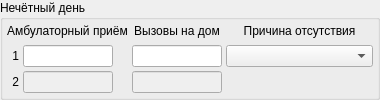
    <widget class="QGroupBox" name="grbOnePlan">
     <property name="title">
      <string>Нечётный день</string>
     </property>
     <layout class="QGridLayout" name="gridLayout_6">
      <property name="margin">
       <number>4</number>
      </property>
      <property name="spacing">
       <number>4</number>
      </property>
      <item row="0" column="0" colspan="3">
       <widget class="QLabel" name="lblAmb">
        <property name="text">
         <string>Амбулаторный приём</string>
        </property>
        <property name="alignment">
         <set>Qt::AlignHCenter|Qt::AlignTop</set>
        </property>
        <property name="wordWrap">
         <bool>true</bool>
        </property>
       </widget>
      </item>
      <item row="0" column="3">
       <widget class="QLabel" name="lblHome">
        <property name="text">
         <string>Вызовы на дом</string>
        </property>
        <property name="alignment">
         <set>Qt::AlignHCenter|Qt::AlignTop</set>
        </property>
        <property name="wordWrap">
         <bool>true</bool>
        </property>
       </widget>
      </item>
      <item row="0" column="5">
       <widget class="QLabel" name="lblReasonOfAbsence1">
        <property name="text">
         <string>Причина отсутствия</string>
        </property>
        <property name="alignment">
         <set>Qt::AlignHCenter|Qt::AlignTop</set>
        </property>
       </widget>
      </item>
      <item row="1" column="0">
       <widget class="QLabel" name="label_1">
        <property name="text">
         <string>1</string>
        </property>
        <property name="alignment">
         <set>Qt::AlignRight|Qt::AlignTrailing|Qt::AlignVCenter</set>
        </property>
       </widget>
      </item>
      <item row="1" column="1">
       <widget class="CTimeRangeEdit" name="edtAmbTimeRange1">
        <property name="sizePolicy">
         <sizepolicy hsizetype="Minimum" vsizetype="Fixed">
          <horstretch>0</horstretch>
          <verstretch>0</verstretch>
         </sizepolicy>
        </property>
        <property name="maximumSize">
         <size>
          <width>90</width>
          <height>16777215</height>
         </size>
        </property>
        <property name="maxLength">
         <number>13</number>
        </property>
       </widget>
      </item>
      <item row="1" column="3">
       <widget class="CTimeRangeEdit" name="edtHomeTimeRange1">
        <property name="sizePolicy">
         <sizepolicy hsizetype="Minimum" vsizetype="Fixed">
          <horstretch>0</horstretch>
          <verstretch>0</verstretch>
         </sizepolicy>
        </property>
        <property name="maximumSize">
         <size>
          <width>90</width>
          <height>16777215</height>
         </size>
        </property>
        <property name="maxLength">
         <number>13</number>
        </property>
       </widget>
      </item>
      <item row="1" column="5">
       <widget class="CRBComboBox" name="cmbReasonOfAbsence1">
        <property name="sizePolicy">
         <sizepolicy hsizetype="Expanding" vsizetype="Fixed">
          <horstretch>0</horstretch>
          <verstretch>0</verstretch>
         </sizepolicy>
        </property>
       </widget>
      </item>
      <item row="2" column="0">
       <widget class="QLabel" name="label_2">
        <property name="text">
         <string>2</string>
        </property>
        <property name="alignment">
         <set>Qt::AlignRight|Qt::AlignTrailing|Qt::AlignVCenter</set>
        </property>
       </widget>
      </item>
      <item row="2" column="1">
       <widget class="CTimeRangeEdit" name="edtAmbTimeRange12">
        <property name="enabled">
         <bool>false</bool>
        </property>
        <property name="sizePolicy">
         <sizepolicy hsizetype="Minimum" vsizetype="Fixed">
          <horstretch>0</horstretch>
          <verstretch>0</verstretch>
         </sizepolicy>
        </property>
        <property name="maximumSize">
         <size>
          <width>90</width>
          <height>16777215</height>
         </size>
        </property>
        <property name="maxLength">
         <number>13</number>
        </property>
       </widget>
      </item>
      <item row="2" column="3">
       <widget class="CTimeRangeEdit" name="edtHomeTimeRange12">
        <property name="enabled">
         <bool>false</bool>
        </property>
        <property name="sizePolicy">
         <sizepolicy hsizetype="Minimum" vsizetype="Fixed">
          <horstretch>0</horstretch>
          <verstretch>0</verstretch>
         </sizepolicy>
        </property>
        <property name="maximumSize">
         <size>
          <width>90</width>
          <height>16777215</height>
         </size>
        </property>
        <property name="maxLength">
         <number>13</number>
        </property>
       </widget>
      </item>
      <item row="2" column="5">
       <spacer name="horizontalSpacer_7">
        <property name="orientation">
         <enum>Qt::Horizontal</enum>
        </property>
        <property name="sizeHint" stdset="0">
         <size>
          <width>147</width>
          <height>20</height>
         </size>
        </property>
       </spacer>
      </item>
     </layout>
    </widget>
